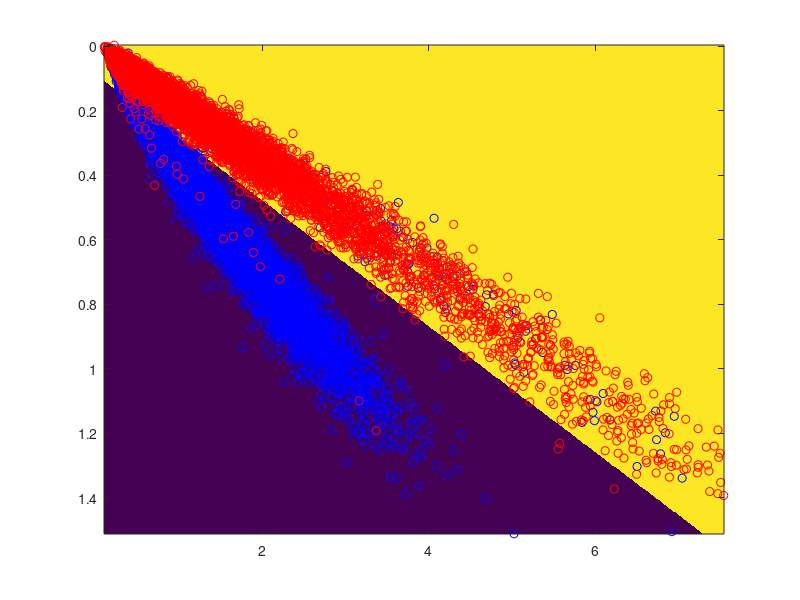
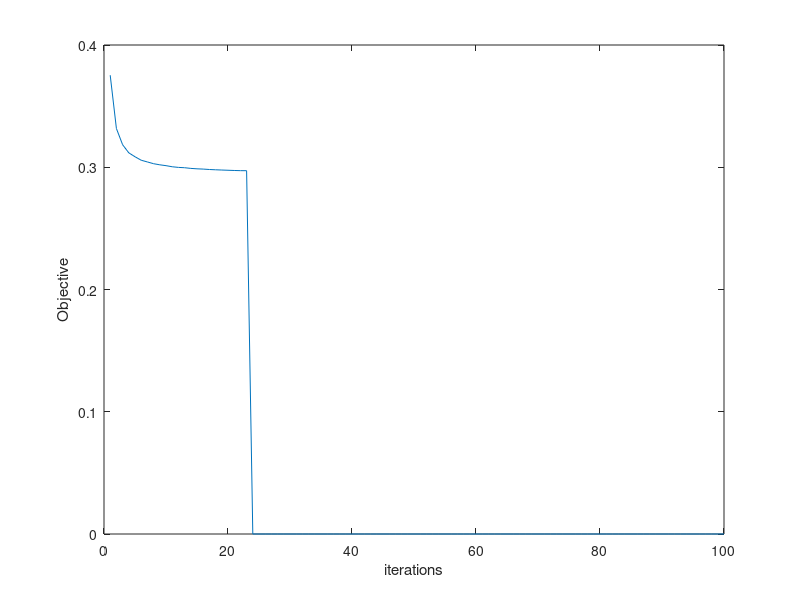

These figures' MATLAB source, in order:
clear;
data=load('nuclear.mat');

X = data.x;
Y = data.y;
[m,n] = size(X);
X = X';
Y = Y';

X = [ones(size(X,1),1) X];

num_iters = 100;
lambda = .001;
diff = 0.0001;
bs = 1;

obj = zeros(num_iters,1);
theta = zeros(m+1,1);

% meshgrid for visualization
xrange = linspace(min(X(:,2)), max(X(:,2)), 1000);
yrange =  linspace(min(X(:,3)), max(X(:,3)), 1000);
[xs,ys] =meshgrid(xrange, yrange);

for epoch=1:num_iters
    % visualize the boundary on data
    hold off;
    z = [ ones(numel(xs),1) xs(:) ys(:)]*theta;
    z = reshape(z, size(xs));
    imagesc(xrange, yrange, z<0);
    hold on
    plot(X(Y==1,2), X(Y==1,3), 'bo');
    plot(X(Y==-1,2), X(Y==-1,3), 'ro');
    pause(.1);
    
    r =randperm(n);
    iter = n/bs;

    for i = 1:iter
        index = r(:,i);
        x = X(index,:);
        y = Y(index,:);
        v = y*(x*theta);
        weight = [0; theta(2,1); theta(3,1)];
        if 1- v > 0
            theta = theta - (100/(epoch*n))*((-1)*y*x'+ lambda*weight);
        else
            theta = theta - (100/(epoch*n))*lambda*weight;
        end
    end
    
    h = max(0,1-Y.*(X*theta));
    weight_obj = [0; theta(2,1); theta(3,1)];
    obj(epoch) = (1/n)*sum(h)+ (lambda/2)*(norm(weight_obj))^2;
    
    if epoch > 1
       cond = abs(obj(epoch-1)-obj(epoch));
       if cond < diff
           break
       end
    end
    
end

disp(theta);
h = max(0,1-Y.*(X*theta));
weight_final = [0; theta(2,1); theta(3,1)];
Objective = (1/n)*sum(h)+ (lambda/2)*(norm(weight_final))^2;
disp(Objective);

figure, plot(obj);
xlabel('iterations');
ylabel('Objective');



